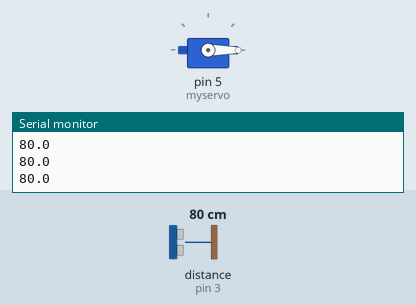
This sketch was run on a simulated Arduino Uno, built with avr-gcc and run on an emulated ATmega328P. Parts: servo, the last lines printed to the serial monitor. Wiring (inferred from the names in the program): ultrasonic range finder: trigger pin 2; echo pin 3. The inputs (shaded band) are chosen by the test bench; at power-on: distance to the obstacle (sensor on pin 3) 80 cm. The echo pulse lasts 58.3 µs per cm.

Above: at 1.2 s.
1.3 s: distance to the obstacle (sensor on pin 3) set to 4 cm
At 2.8 s:
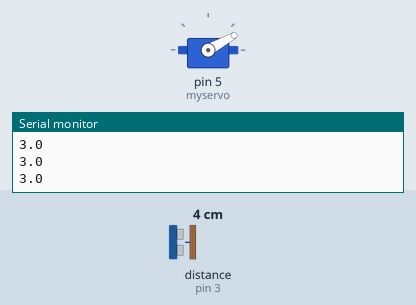
4.3 s: distance to the obstacle (sensor on pin 3) set to 2 cm
5.8 s: distance to the obstacle (sensor on pin 3) set to 60 cm
At 6.4 s:
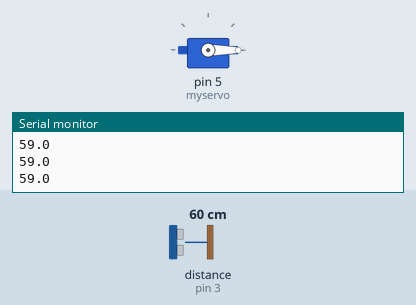
Timing chart, 0 to 8.8 s (numbered marks = the images above; inputs shaded):
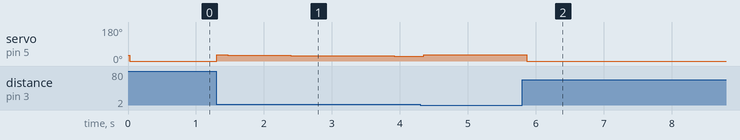

Measured:
- after the input at 1.3 s, servo on pin 5 (myservo): 0° → 32° at once, → 31° 0.16 s later, → 30° 0.49 s later, → 29° 0.43 s later, … (7 changes in this stretch)
- after the input at 5.8 s, servo on pin 5 (myservo): 33° → 0° after 0.07 s

The sketch:

Controle_PID.ino
```cpp
#include <Servo.h>

#define pinTRIG 2 // sensor
#define pinECHO 3 // sensor

int pulso; // saber quanto demora em ir e voltar
float distancia; // o valor de distancia do objeto ao sensor
float ultima_distancia; // o valor de distancia do objeto ao sensor

// Coeficientes de calibração do controlador PID
float kp = 100;
float ki = 1;
float kd = 1;

float I = 0; // Valor Integral
float velocidade = 0;

int Dmin = 2;
int Dmax = 24;

Servo myservo; // Objeto do servo motor

void setup() {
  Serial.begin(9600); //Comuicação

  // COnfiguro pinos entrada e saida
  pinMode(pinTRIG, OUTPUT);
  pinMode(pinECHO, INPUT);

  // Inicializo o pino trigger em 0 para nao medir nada ainda
  digitalWrite(pinTRIG, 0);

  // Configuro o pino do Servo
  myservo.attach(5);
  // Valor inicial do servo em repouso e/ou equilibrio
  myservo.writeMicroseconds(850);

  // Valores de funcionamento do sistema >> Angulos do motor
  // Min: 700
  // Equilibrio: 850
  // Max : 1050

  // Valores de funcionamento do sistema >> distancas no sensor
  // Min : 2Cm
  // Equilobrio : 13Cm
  // Max : 24Cm
}

void loop() {
  /*  1- Medir a distancia
      2- Medir velocidade
      3- Medir o erro
      4- Mover motor
  */

  // 1- Medir a distancia
  float vmdf = v_d(5); // Valor medido da distancia final
  Serial.println(vmdf, 1);

  // Testar mover o motor
  float ds = kp * vmdf + ki * velocidade + I;

  if (ds > 13) {
    // desçe a plataforma
    int aj_am = map(ds, 700, 1050, 2, 24);
    myservo.writeMicroseconds(850 - aj_am);
  } else if (ds < 13) {
    // sobe a plataforma
    int aj_am = map(ds, 700, 1050, 2, 24);
    myservo.writeMicroseconds(850 + aj_am);
  }

  delay(50);
}

/******/
// Funçõa para fazer a medida da distancia
/******/
float med_distant() {
  digitalWrite(pinTRIG, 1);
  delayMicroseconds(10);
  digitalWrite(pinTRIG, 0);
  pulso = pulseIn(pinECHO, 1);
  distancia = pulso * 0.017221195;
  ultima_distancia = distancia;
  med_velocidade(distancia);
  return distancia;
}

/******/
// Funçõa para fazer a medida da velocidade
/******/
void med_velocidade(float dist_act) {
  velocidade = dist_act - ultima_distancia;
  // Integral
  if (abs(dist_act) > Dmin && abs(dist_act) < Dmax) {
    I = I + dist_act * ki;
  } else {
    I = 0;
  }
}

/******/
// Funçõa para fazer a filtragem da medida da distancia
/******/
float v_d(int amos) {
  int dcal = 0;
  for (int i = 0; i < amos; i++) {
    dcal = dcal + med_distant();
  }
  float dis = dcal / amos;
  return dis;
}


void mover_motor(int pwm) {

  int mov = map(pwm, 0, 254, 0, 180);

  Serial.print(mov);
  Serial.println(" grados");
}
```
